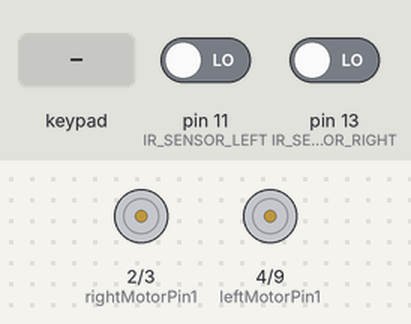
Simulated run of this sketch. Board: Arduino Uno, built with avr-gcc and run on an emulated ATmega328P. On the bench: motor-driver pin pairs drawn as motors (green arrow = first pin HIGH = forward, orange = second pin HIGH = backward, longer = more drive, scaled by the enable pin). The test bench sets the inputs (shaded band); at power-on: pin 11 (IR_SENSOR_LEFT) LOW, pin 13 (IR_SENSOR_RIGHT) LOW. What the sketch prints to the serial monitor is not drawn.

Above: at 1.2 s.
1.3 s: key '1' pressed
At 2.5 s:
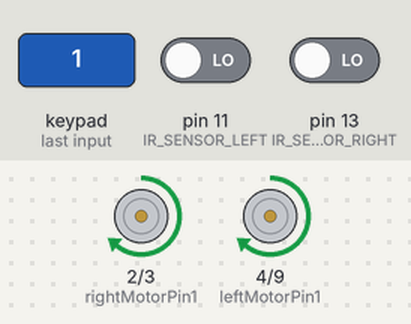
2.8 s: pin 11 (IR_SENSOR_LEFT) driven HIGH
At 3.7 s:
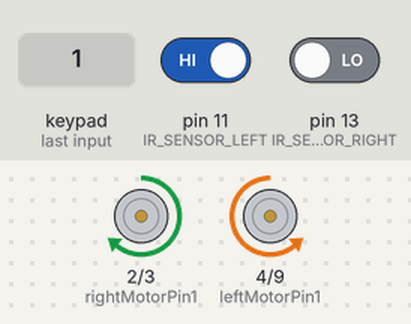
4.3 s: pin 13 (IR_SENSOR_RIGHT) driven HIGH
At 5.4 s:
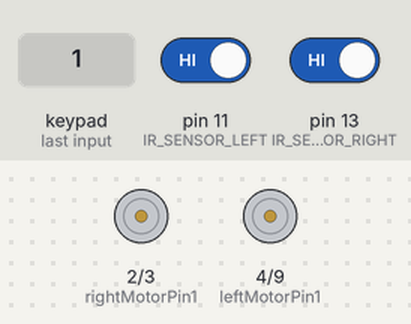
5.8 s: keypad keys 1 2 1 0 8 7 pressed 0.4 s apart
At 6.3 s:
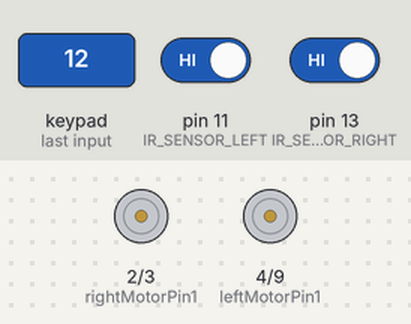
Timing chart, 0 to 8.8 s (numbered marks = the images above; inputs shaded):
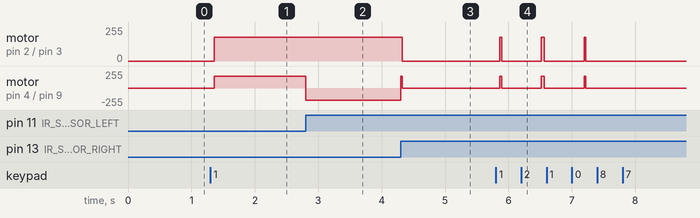

The sketch:

smart_delivery_stops_final_v1.ino
```cpp
#include <Keypad.h>

#define IR_SENSOR_RIGHT 13
#define IR_SENSOR_LEFT 11
#define MOTOR_SPEED 180

//Right motor
int enableRightMotor = 6;
int rightMotorPin1 = 2;
int rightMotorPin2 = 3;
//Left motor
int enableLeftMotor = 5;
int leftMotorPin1 = 4;
int leftMotorPin2 = 9;

// Keypad configuration (4×4)
const byte ROWS = 4;
const byte COLS = 4;
char keys[ROWS][COLS] = {
  {'1','2','3','A'},
  {'4','5','6','B'},
  {'7','8','9','C'},
  {'*','0','#','D'}
};
byte rowPins[ROWS] = {A3, A2, A1, A0};  // Arduino analog pins
byte colPins[COLS] = {12, 10, 8, 7};     // Digital pins
Keypad keypad = Keypad( makeKeymap(keys), rowPins, colPins, ROWS, COLS );

// State vars
enum State { WAIT_FOR_KEY, GO_TO_TABLE, RETURN_HOME };
State state = WAIT_FOR_KEY;
int targetTable = 0;
int nodeCount = 0;

void setup() {
  Serial.begin(9600);

  // PWM frequency tweak for pins 5 & 6
  TCCR0B = TCCR0B & B11111000 | B00000010;

  pinMode(enableRightMotor, OUTPUT);
  pinMode(rightMotorPin1, OUTPUT);
  pinMode(rightMotorPin2, OUTPUT);

  pinMode(enableLeftMotor, OUTPUT);
  pinMode(leftMotorPin1, OUTPUT);
  pinMode(leftMotorPin2, OUTPUT);

  pinMode(IR_SENSOR_RIGHT, INPUT);
  pinMode(IR_SENSOR_LEFT, INPUT);

  rotateMotor(0,0);
  Serial.println("Ready: Press 1-4 to choose table");
}

void loop() {
  char key = keypad.getKey();
  if (state == WAIT_FOR_KEY) {
    if (key >= '1' && key <= '4') {
      targetTable = key - '0';
      nodeCount = 0;
      state = GO_TO_TABLE;
      Serial.print("Table ");
      Serial.print(targetTable);
      Serial.println(" selected. চলছি!");
      delay(500);
    }
  }
  else if (state == GO_TO_TABLE) {
    lineFollowOnce();
    // Detect node: both sensors on black
    if (digitalRead(IR_SENSOR_RIGHT)==HIGH && digitalRead(IR_SENSOR_LEFT)==HIGH) {
      nodeCount++;
      Serial.print("Node #"); Serial.println(nodeCount);
      // একটু ঘুরে যেতে দিচ্ছি যাতে সন থেকে সরে যায়
      rotateMotor(MOTOR_SPEED, MOTOR_SPEED);
      delay(200);
    }
    if (nodeCount >= targetTable) {
      // পৌঁছে গেল
      rotateMotor(0,0);
      Serial.println("পৌঁছেছি! ৩ সেকেন্ড অপেক্ষা করছি।");
      delay(3000);
      nodeCount = 0;
      state = RETURN_HOME;
      Serial.println("হোমে ফিরছি...");
      delay(500);
    }
  }
  else if (state == RETURN_HOME) {
    // ঘুরে ঘুরে ঘরে ফিরবে যতক্ষণ encounter দুইবার ব্ল্যাক-বক্স
    lineFollowOnce();
    if (digitalRead(IR_SENSOR_RIGHT)==HIGH && digitalRead(IR_SENSOR_LEFT)==HIGH) {
      nodeCount++;
      Serial.print("Return node #"); Serial.println(nodeCount);
      delay(200);
    }
    if (nodeCount >= 2) {  // দুইবার ব্ল্যাক-বক্স → হোম
      rotateMotor(0,0);
      Serial.println("হোমে ফিরে এলো! আবার কী চাপবে? 😃");
      state = WAIT_FOR_KEY;
    }
  }
}

// একবারের জন্য লাইন ফলোয়ার স্টেপ
void lineFollowOnce() {
  int r = digitalRead(IR_SENSOR_RIGHT);
  int l = digitalRead(IR_SENSOR_LEFT);
  if (r==LOW && l==LOW)           rotateMotor(MOTOR_SPEED, MOTOR_SPEED);
  else if (r==HIGH && l==LOW)     rotateMotor(-MOTOR_SPEED, MOTOR_SPEED);
  else if (r==LOW && l==HIGH)     rotateMotor(MOTOR_SPEED, -MOTOR_SPEED);
  else                             rotateMotor(0,0);
}

// মোটর ঘোরানোর ফাংশন আগের মতোই
void rotateMotor(int rightMotorSpeed, int leftMotorSpeed) {
  if (rightMotorSpeed < 0) {
    digitalWrite(rightMotorPin1,LOW); digitalWrite(rightMotorPin2,HIGH);
  } else if (rightMotorSpeed > 0) {
    digitalWrite(rightMotorPin1,HIGH); digitalWrite(rightMotorPin2,LOW);
  } else {
    digitalWrite(rightMotorPin1,LOW); digitalWrite(rightMotorPin2,LOW);
  }
  if (leftMotorSpeed < 0) {
    digitalWrite(leftMotorPin1,LOW); digitalWrite(leftMotorPin2,HIGH);
  } else if (leftMotorSpeed > 0) {
    digitalWrite(leftMotorPin1,HIGH); digitalWrite(leftMotorPin2,LOW);
  } else {
    digitalWrite(leftMotorPin1,LOW); digitalWrite(leftMotorPin2,LOW);
  }
  analogWrite(enableRightMotor, abs(rightMotorSpeed));
  analogWrite(enableLeftMotor, abs(leftMotorSpeed));
}
```

Measured:
- after the input at 1.3 s, motor on pin 2 (rightMotorPin1) / pin 3 (rightMotorPin2), motor on pin 4 (leftMotorPin1) / pin 9 (leftMotorPin2): stopped → forward 180/255 after 0.06 s
- after the input at 2.8 s, motor on pin 4 (leftMotorPin1) / pin 9 (leftMotorPin2): forward 180/255 → backward 180/255 at once
- after the input at 4.3 s, motor on pin 2 (rightMotorPin1) / pin 3 (rightMotorPin2): forward 180/255 → stopped at once; motor on pin 4 (leftMotorPin1) / pin 9 (leftMotorPin2): backward 180/255 → stopped at once
- after the input at 5.8 s, motor on pin 2 (rightMotorPin1) / pin 3 (rightMotorPin2), motor on pin 4 (leftMotorPin1) / pin 9 (leftMotorPin2): alternates forward 180/255 for 0.03 s and stopped for 0.63 s, 6 changes in all, then stays stopped, starting after 0.07 s
